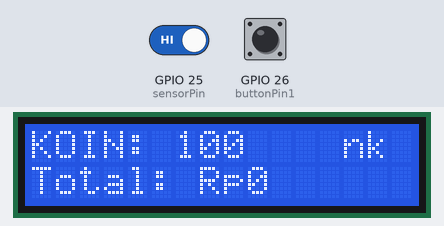
Bench run of a sketch on a simulated ESP32. Shown: 16×2 character LCD. The test bench sets the inputs (shaded band); at power-on: GPIO 26 (buttonPin1) HIGH, GPIO 25 (sensorPin) HIGH.

Above: at 3.2 s.
3.3 s: GPIO 26 (buttonPin1) pulled LOW for 1 s
At 5.0 s:
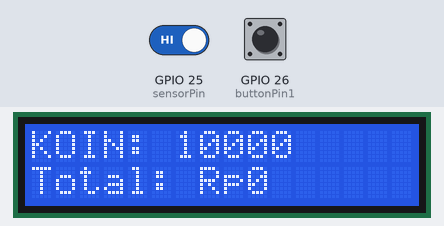
5.8 s: GPIO 25 (sensorPin) driven LOW
At 6.2 s:
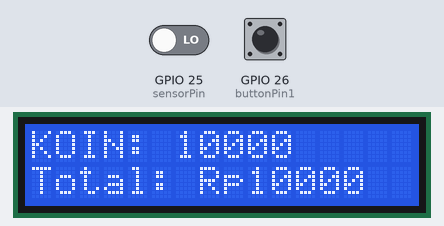
7.3 s: GPIO 26 (buttonPin1) pulled LOW for 0.15 s
At 7.7 s:
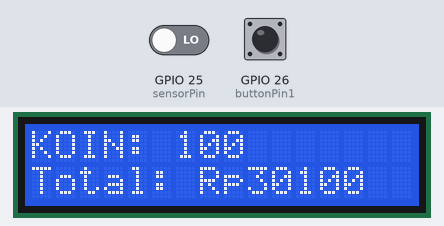
Timing chart, 0 to 10.3 s (numbered marks = the images above; inputs shaded):
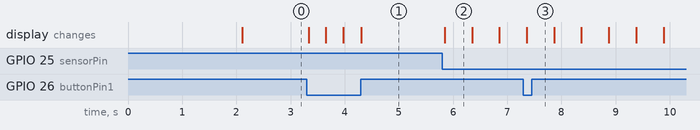

Measured:
- after the input at 3.3 s, the display: first changes at once (image 1 shows a later state)
- after the input at 5.8 s, the display: changes at once (image 2)
- what the display in image 2 shows lasts 0.6 s, from 5.8 s to 6.4 s

The sketch:

Mappi32_SmartMiniBank.ino
```cpp
#include <LiquidCrystal_I2C.h>  // Library untuk LCD dengan I2C

// Definisikan pin
const int sensorPin = 25;       // Pin sensor IR untuk deteksi koin
const int buttonPin1 = 26;      // Pin tombol pertama untuk memilih jenis mata uang

// Definisikan LCD
LiquidCrystal_I2C lcd(0x27, 16, 2);  // Alamat LCD I2C, kolom dan baris

// Array nilai nominal koin yang valid
const int coinValues[] = {100, 500, 1000, 5000, 10000};
int coinIndex = 0;  // Indeks awal
int coinValue = coinValues[coinIndex];  // Nilai koin saat ini

// Variabel untuk menghitung jumlah koin dan total uang
long totalAmount = 0;  // Jumlah total uang

// Variabel untuk debouncing tombol dan sensor
unsigned long lastButtonPress1 = 0;
unsigned long lastSensorTrigger = 0;
unsigned long debounceDelay = 300;  // Waktu debounce tombol (300 ms)
unsigned long sensorDelay = 500;   // Waktu untuk mencegah pembacaan ganda sensor (500 ms)

void setup() {
  // Inisialisasi pin
  pinMode(sensorPin, INPUT);
  pinMode(buttonPin1, INPUT_PULLUP);

  // Inisialisasi LCD
  lcd.init();
  lcd.backlight();
  lcd.clear();
  lcd.setCursor(0, 0);
  lcd.print("Smart Coin Bank");
  delay(2000);  // Tunda 2 detik untuk melihat pesan awal
}

void loop() {
  unsigned long currentTime = millis();  // Ambil waktu saat ini

  // Membaca status tombol pertama untuk mengganti nilai koin
  if (digitalRead(buttonPin1) == LOW) {
    // Memeriksa apakah tombol pertama ditekan dan cukup waktu sejak terakhir ditekan
    if (currentTime - lastButtonPress1 > debounceDelay) {
      coinIndex = (coinIndex + 1) % 5;  // Berputar ke indeks berikutnya (0-4)
      coinValue = coinValues[coinIndex];  // Pilih nilai dari array
      lastButtonPress1 = currentTime;  // Catat waktu terakhir tombol pertama ditekan
    }
  }

  // Membaca sensor IR untuk mendeteksi koin
  if (digitalRead(sensorPin) == LOW && currentTime - lastSensorTrigger > sensorDelay) {
    totalAmount += coinValue;  // Menambah total uang sesuai dengan nilai koin
    lastSensorTrigger = currentTime;  // Catat waktu terakhir sensor mendeteksi koin
  }

  // Menampilkan pilihan nominal koin pada LCD baris pertama
  lcd.setCursor(0, 0);
  lcd.print("KOIN: ");
  lcd.print(coinValue);  // Menampilkan nominal koin yang dipilih
  lcd.print("    ");     // Membersihkan sisa karakter sebelumnya

  // Menampilkan total uang yang terdeteksi pada LCD baris kedua
  lcd.setCursor(0, 1);
  lcd.print("Total: Rp");
  lcd.print(totalAmount);
  lcd.print("    ");     // Membersihkan sisa karakter sebelumnya
}
```
